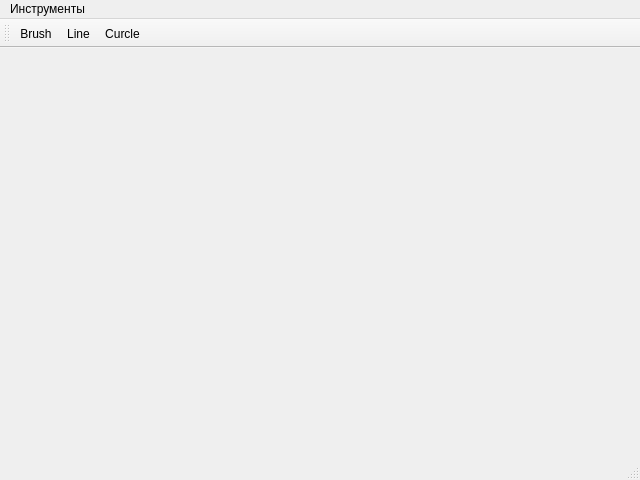
<?xml version="1.0" encoding="UTF-8"?>
<ui version="4.0">
 <class>MainWindow</class>
 <widget class="QMainWindow" name="MainWindow">
  <property name="geometry">
   <rect>
    <x>0</x>
    <y>0</y>
    <width>640</width>
    <height>480</height>
   </rect>
  </property>
  <property name="windowTitle">
   <string>MainWindow</string>
  </property>
  <widget class="QWidget" name="centralwidget"/>
  <widget class="QMenuBar" name="menubar">
   <property name="geometry">
    <rect>
     <x>0</x>
     <y>0</y>
     <width>640</width>
     <height>22</height>
    </rect>
   </property>
   <widget class="QMenu" name="menu">
    <property name="title">
     <string>Инструменты</string>
    </property>
    <addaction name="actionBrush"/>
    <addaction name="actionLine"/>
    <addaction name="actionCurcle"/>
   </widget>
   <addaction name="menu"/>
  </widget>
  <widget class="QStatusBar" name="statusbar"/>
  <widget class="QToolBar" name="toolBar">
   <property name="windowTitle">
    <string>toolBar</string>
   </property>
   <attribute name="toolBarArea">
    <enum>TopToolBarArea</enum>
   </attribute>
   <attribute name="toolBarBreak">
    <bool>false</bool>
   </attribute>
   <addaction name="actionBrush"/>
   <addaction name="actionLine"/>
   <addaction name="actionCurcle"/>
  </widget>
  <action name="actionBrush">
   <property name="text">
    <string>Brush</string>
   </property>
  </action>
  <action name="actionLine">
   <property name="text">
    <string>Line</string>
   </property>
  </action>
  <action name="actionCurcle">
   <property name="text">
    <string>Curcle</string>
   </property>
  </action>
 </widget>
 <resources/>
 <connections/>
</ui>
